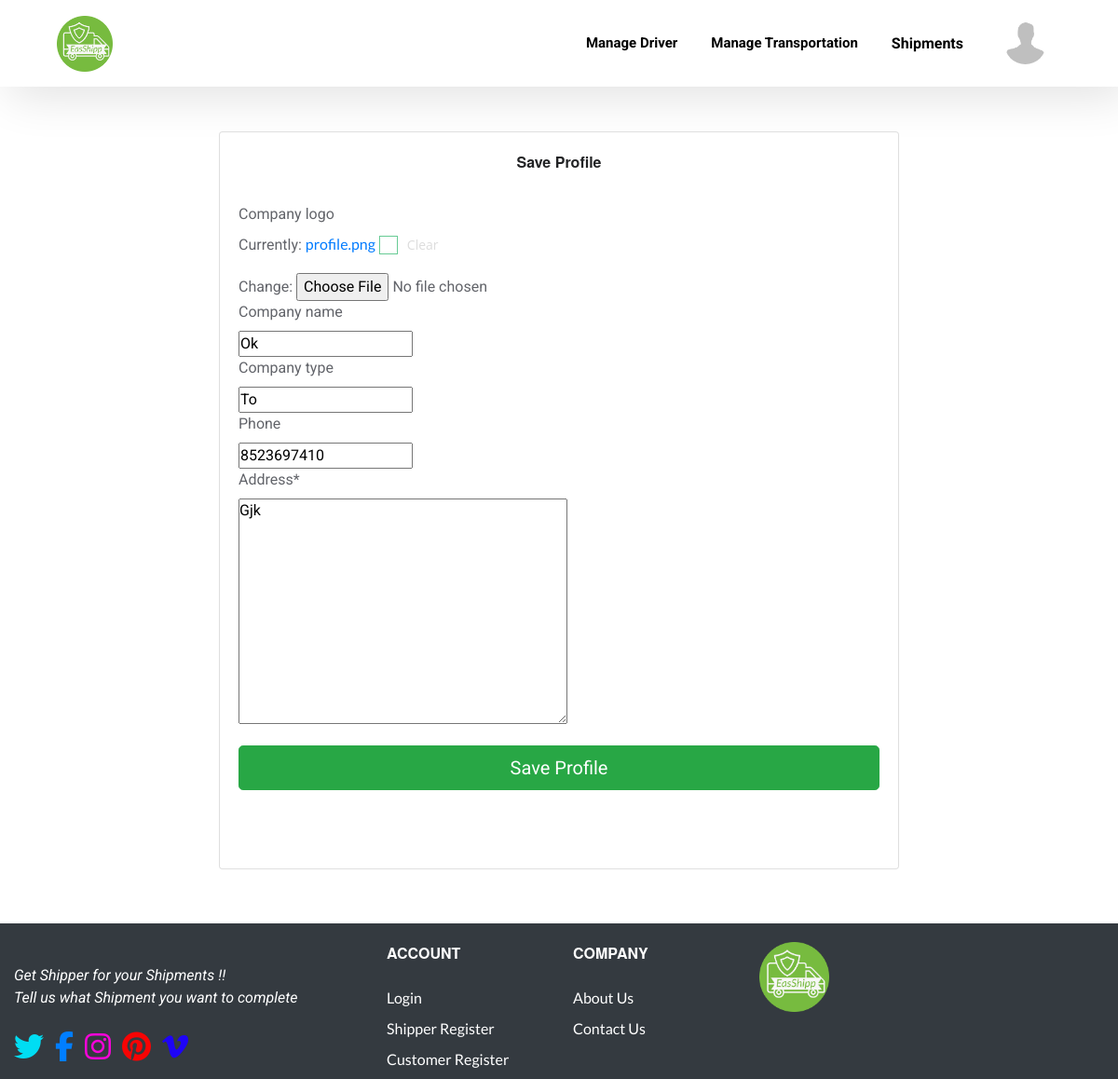
/customer/profile_edit/ (signed in), run on the app's committed database.
### Customer/models.py (models this page shows, shortened)
class Customer_profile(models.Model):
    cust = models.ForeignKey(customer, on_delete=models.CASCADE)
    phone_regex = RegexValidator(regex=r'^\+?1?\d{9,15}$',
                                 message="Please enter valid phone number. Correct format is 91XXXXXXXX")
    phone = models.CharField(validators=[phone_regex], max_length=20, blank=True)
    company_type = models.CharField(max_length=250, blank=True, )
    company_name = models.CharField(max_length=250, blank=True, )
    company_logo = models.ImageField(blank=True, upload_to="customer_logo/", default="profile.png")
    address = models.TextField(null=True)

### Customer/views.py (the view)
# urls.py: path('profile_edit/', ProfileEdit, name='ProfileEdit'),
@login_required(login_url='/')
def ProfileEdit(request):
    user = request.user
    c = customer.objects.get(user=request.user)
    if c is not None:
        try:
            cp = Customer_profile.objects.get(cust=c)
        except Customer_profile.DoesNotExist:
            cp = None
        if cp is None:
            if request.method == 'POST':
                form = Profile(request.POST or None, request.FILES or None)
                if form.is_valid():
                    f = form.save(commit=False)
                    f.cust = c
                    f.save()
            form = Profile()
        else:
            if request.method == "POST":
                form = Profile(request.POST, request.FILES, instance=cp)
                if form.is_valid():
                    form.save()
                    return redirect('customer:profile')
            form = Profile(instance=cp)
        return render(request, 'partner_company/EditProfile.html', {'form': form})
    else:
        return redirect('/')

### Customer/forms.py
class Profile(forms.ModelForm):
    class Meta:
        model = Customer_profile
        fields = [
            'company_logo',
            'company_name',
            'company_type',
            'phone',
            'address'
        ]

### templates/partner_company/EditProfile.html (shortened to what this page needs)
{% load crispy_forms_tags %} {% load static %}
<!doctype html>
<html lang="en">
<head>
    <link rel="stylesheet" href="https://maxcdn.bootstrapcdn.com/bootstrap/4.0.0/css/bootstrap.min.css">
    <link rel="stylesheet" href="{% static 'css/style12.css'%}">
    <link rel="stylesheet" href="https://cdnjs.cloudflare.com/ajax/libs/font-awesome/4.7.0/css/font-awesome.css" />
</head>
<body>
	<header>
		<div class="container">
			<div class="row">
				<div class="col-md-12 col-12">
					<div class="top-navbar">
						<nav class="navbar navbar-expand-lg ">
  <a class="" href="{% url 'partner_company:partner_company_home' %}"><img src="{% static 'images/green.png' %} " width="60" height="60"></a>
  <div class="collapse navbar-collapse" id="navbarSupportedContent">
	<ul class="navbar-nav ml-auto">
	  <li class="nav-item">
          <a class="nav-link" href="{% url 'partner_company:ManageDriver' %}"><b>Manage Driver</b></a>
      </li>
        <li class="nav-item">
            <a class="nav-link" href="{% url 'partner_company:ManageTruck' %}"><b>Manage Transportation</b></a>
      </li>
        <li class="nav-item">
            <div class="dropdown"><button class="dropbtn nav-link" style="color:black;"><b>Shipments</b></button>
            </div></li>
         <li class="nav-item">
<div class="dropdown">
  <button class="dropbtn">{% if cp.company_logo %}<img src="{{cp.company_logo.url}}">{% else %}<img src="{% static 'images/profile/avatar.png' %}">{% endif %}</button>
</div>
         </li>
	 </ul>
  </div>
</nav>
					</div>
				</div>
			</div>
		</div>
	</header>
<div class="container">
  <div class="row">
    <div class="col-sm-10 col-md-10 col-lg-8 mx-auto">
      <div class="card card-signin my-5">
        <div class="card-body">
          <h1 class="text-center">
            <b>Save Profile</b>
          </h1>
          <form class="form-signin" method="POST" enctype="multipart/form-data">
            <fieldset class="form-group">
              <br />
              {{ form|crispy }}
            </fieldset>
            <div class="form-group">
              <button class="btn btn-lg btn-success btn-block" type="submit">
                Save Profile</button><br /><br />
            </div>
          </form>
        </div>
      </div>
    </div>
  </div>
  </div>
<footer class="bg-dark " style="margin-top: 10px;">
                <div class="container" style="    max-inline-size: inherit;padding-top: 20px;">
                    <div class="row">
                        <div class="col-lg-4 col-md-6 mb-4 mb-lg-0"><img src="/static/images/" style=" " alt="" width="50" class="mb-3">
                            <p class="font-italic" style="color: white;">Get Shipper for your Shipments !!<br> Tell us what Shipment you want to complete</p>
                            <ul class="list-inline mt-4">
                                <li class="list-inline-item"><a href="#" target="_blank" title="twitter"><i style="font-size: xx-large;    color: #00ddf3;" class="fa fa-twitter"></i></a></li>
                                <li class="list-inline-item"><a href="#" target="_blank" title="facebook"><i style="font-size: xx-large;color: #007eff;" class="fa fa-facebook"></i></a></li>
                                <li class="list-inline-item"><a href="#" target="_blank" title="instagram"><i style="font-size: xx-large;color: #f704d9;" class="fa fa-instagram"></i></a></li>
                                <li class="list-inline-item"><a href="#" target="_blank" title="pinterest"><i style="font-size: xx-large;color: #f70404;" class="fa fa-pinterest"></i></a></li>
                                <li class="list-inline-item"><a href="#" target="_blank" title="vimeo"><i style="font-size: xx-large;color: #1e04f7;" class="fa fa-vimeo"></i></a></li>
                            </ul>
                        </div>
                        <div class="col-lg-2 col-md-6 mb-4 mb-lg-0">
                            <h6 class="text-uppercase font-weight-bold mb-4" style="color:white">Account</h6>
                            <ul class="list-unstyled mb-0">
                                <li class="mb-2"><a href="{% url 'user:Login' %}" class="text" style="color: white;">Login</a></li>
                                <li class="mb-2"><a href="{% url 'partner_company:partner_company/register' %}" class="text" style="color: white;">Shipper Register</a></li>
                                <li class="mb-2"><a href="{% url 'customer:customer/register' %}" class="text" style="color: white;">Customer Register</a></li>
                            </ul>
                        </div>
                        <div class="col-lg-2 col-md-6 mb-4 mb-lg-0">
                            <h6 class="text-uppercase font-weight-bold mb-4" style="color:white">Company</h6>
                            <ul class="list-unstyled mb-0">
                                <li class="mb-2"><a href="#" class="text" style="color: white;">About Us</a></li>
                                <li class="mb-2"><a href="#" class="text" style="color: white;">Contact Us</a></li>
                            </ul>
                        </div>
                        <div class="col-lg-4 col-md-6 mb-lg-0">
                            <img src="{% static 'images/green.png' %} " width="75" height="75">
                        </div>
                    </div>
                </div>
            </footer>
</body>
</html>

### static/css/style12.css (style rules this page uses)
* { margin: 0; padding: 0; box-sizing: border-box; }
body { font-family: 'Roboto', sans-serif; color: #62646a; width: 100%; }
h1, h2, h3, h4, h5, h6 { font: 400 16px/24px "ProximaNova", "Helvetica Neue", Helvetica, Arial, sans-serif; color: #222325; }
a { font-family: 'Lato', sans-serif; }
header { box-shadow: 10px 10px 50px 0px rgba(0, 0, 0, 0.12); }
header ul.navbar-nav li.nav-item a { font-size: 15px; line-height: 23.44px; font-weight: 500; font-family: 'Roboto'; color: #000; }
li.nav-item { margin-right: 20px; }
li.nav-item:last-child { margin-right: 0; }
li.nav-item img { width: 45px; height: 45px; border-radius: 50%; }
ul.navbar-nav { align-items: center; }
input[type="checkbox"]+label { display: inline-block; position: relative; padding-left: 30px; margin-bottom: 20px; font: 14px/20px 'Open Sans', Arial, sans-serif; color: #ddd; cursor: pointer; -webkit-user-select: none; -moz-user-select: none; -ms-user-select: none; }
input[type="checkbox"]+label:before { content: ''; display: block; width: 20px; height: 20px; border: 1px solid rgba(3, 168, 78, 1); position: absolute; left: 0; top: 0; opacity: .6; -webkit-transition: all .12s, border-color .08s; transition: all .12s, border-color .08s; }

### templates/partner_company/EditProfile.html (style rules this page uses)
.dropbtn { background-color: #FFFFFF; color: white; padding: 16px; font-size: 16px; border: none; }
.dropdown { position: relative; display: inline-block; }

### data on the page
Customer_profile: company_name "Ok", company_type "To", phone "8523697410", address "Gjk"
